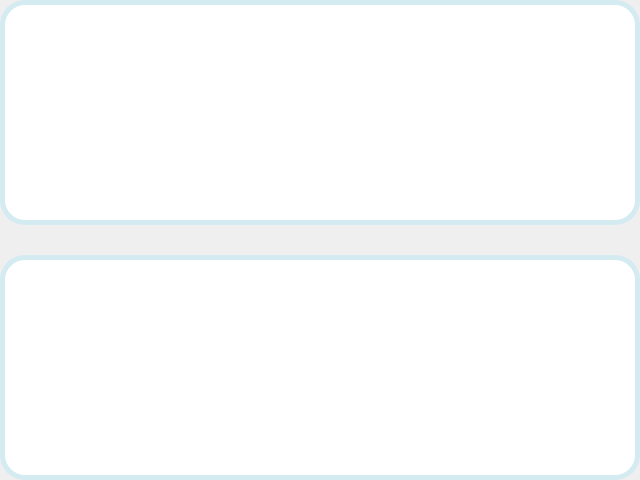
<?xml version="1.0" encoding="UTF-8"?>
<ui version="4.0">
 <class>BenchGraphs</class>
 <widget class="QWidget" name="BenchGraphs">
  <property name="geometry">
   <rect>
    <x>0</x>
    <y>0</y>
    <width>640</width>
    <height>480</height>
   </rect>
  </property>
  <property name="windowTitle">
   <string>Form</string>
  </property>
  <layout class="QGridLayout" name="gridLayout">
   <property name="leftMargin">
    <number>0</number>
   </property>
   <property name="topMargin">
    <number>0</number>
   </property>
   <property name="rightMargin">
    <number>0</number>
   </property>
   <property name="bottomMargin">
    <number>0</number>
   </property>
   <property name="spacing">
    <number>0</number>
   </property>
   <item row="0" column="0">
    <layout class="QVBoxLayout" name="mainLayout" stretch="1,1">
     <property name="spacing">
      <number>30</number>
     </property>
     <item>
      <widget class="QFrame" name="tempFrame">
       <property name="styleSheet">
        <string notr="true">QFrame
{
	border-radius: 25px;
	border: 5px solid rgb(212,235,242);
	background-color: white;
	
} 


</string>
       </property>
       <property name="frameShape">
        <enum>QFrame::StyledPanel</enum>
       </property>
       <property name="frameShadow">
        <enum>QFrame::Raised</enum>
       </property>
       <layout class="QGridLayout" name="gridLayout_2">
        <item row="0" column="0">
         <widget class="QCustomPlot" name="tempGraph" native="true"/>
        </item>
       </layout>
      </widget>
     </item>
     <item>
      <widget class="QFrame" name="pressureFrame">
       <property name="styleSheet">
        <string notr="true">QFrame
{
	border-radius: 25px;
	border: 5px solid rgb(212,235,242);
	background-color: white;
	
} 


</string>
       </property>
       <property name="frameShape">
        <enum>QFrame::StyledPanel</enum>
       </property>
       <property name="frameShadow">
        <enum>QFrame::Raised</enum>
       </property>
       <layout class="QGridLayout" name="gridLayout_3">
        <item row="0" column="0">
         <widget class="QCustomPlot" name="pressureGraph" native="true"/>
        </item>
       </layout>
      </widget>
     </item>
    </layout>
   </item>
  </layout>
 </widget>
 <customwidgets>
  <customwidget>
   <class>QCustomPlot</class>
   <extends>QWidget</extends>
   <header location="global">qcustomplot.h</header>
   <container>1</container>
  </customwidget>
 </customwidgets>
 <resources/>
 <connections/>
</ui>
